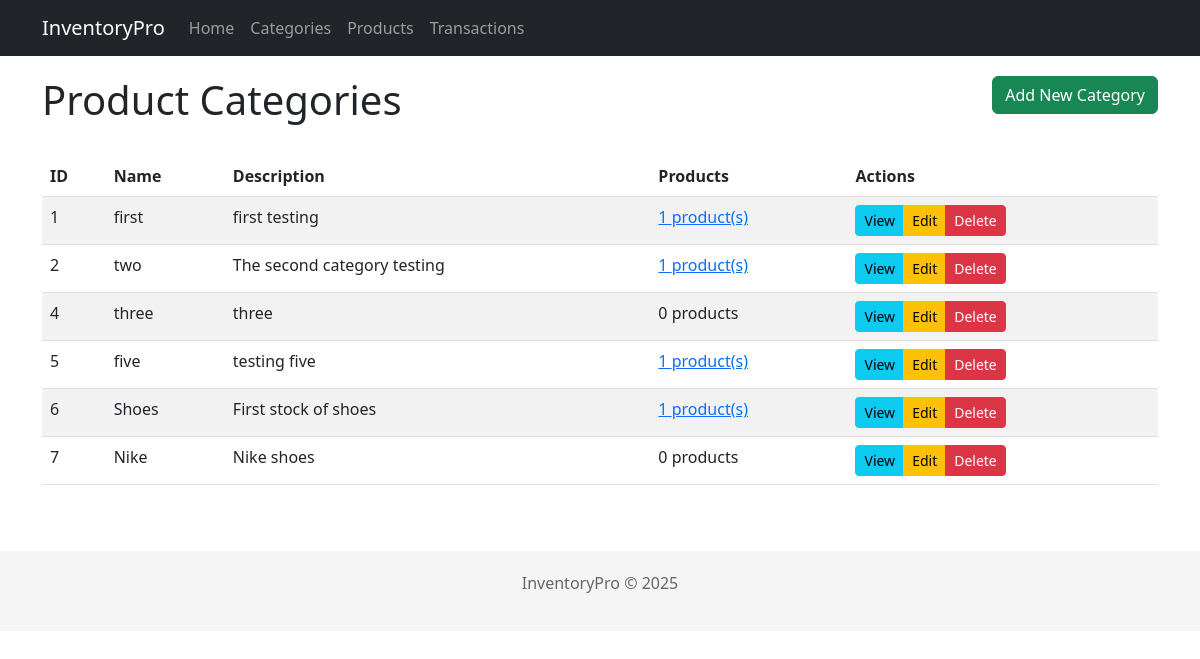
The page /categories on the database its author committed.
### models/category.py (models this page shows, shortened)
class Category(Base):
    __tablename__ = 'categories'
    id = Column(Integer, primary_key=True)
    _name = Column("name", String(50), nullable=False, unique=True)
    _description = Column("description", String(255))
    products = relationship("Product", back_populates="category", cascade="all, delete-orphan")
    @property
    def name(self):
        return self._name
    @name.setter
    def name(self, value):
        if not value or not isinstance(value, str) or len(value.strip()) < 2:
            raise ValueError("Category name must be a string with at least 2 characters")
        self._name = value.strip()
    @property
    def description(self):
        return self._description
    @description.setter
    def description(self, value):
        if value and not isinstance(value, str):
            raise ValueError("Description must be a string")
        self._description = value.strip() if value else value
    @classmethod
    def get_all(cls):
        session = SessionLocal()
        try:
            categories = session.query(cls).options(joinedload(cls.products)).all()
            return categories
        finally:
            session.close()
    def delete(self):
        """Delete the category."""
        session = SessionLocal()
        try:
            session.delete(self)
            session.commit()
            return True
        except SQLAlchemyError as e:
            session.rollback()
            raise e
        finally:
            session.close()

### web/app.py (the view)
@app.route('/categories')
def list_categories():
    categories = Category.get_all()
    return render_template('categories/index.html', categories=categories)

### web/app.py (called while the page is built)
@app.context_processor
def inject_now():
    return {'now': datetime.utcnow()}

### web/templates/categories/index.html (shortened to what this page needs)
{% extends 'base.html' %}
{% block content %}
<div class="row mb-4">
    <div class="col-md-8">
        <h1>Product Categories</h1>
    </div>
    <div class="col-md-4 text-end">
        <a href="{{ url_for('new_category') }}" class="btn btn-success">Add New Category</a>
    </div>
</div>
{% if categories %}
    <div class="table-responsive">
        <table class="table table-striped table-hover">
            <thead>
                <tr>
                    <th>ID</th>
                    <th>Name</th>
                    <th>Description</th>
                    <th>Products</th>
                    <th>Actions</th>
                </tr>
            </thead>
            <tbody>
                {% for category in categories %}
                <tr>
                    <td>{{ category.id }}</td>
                    <td>{{ category.name }}</td>
                    <td>{{ category.description or 'N/A' }}</td>
                    <td>
                        {% if category.products|length > 0 %}
                            <a href="{{ url_for('list_products_by_category', category_id=category.id) }}">
                                {{ category.products|length }} product(s)
                            </a>
                        {% else %}
                            0 products
                        {% endif %}
                    </td>
                    <td>
                        <div class="btn-group btn-group-sm">
                            <a href="{{ url_for('view_category', id=category.id) }}" class="btn btn-info">View</a>
                            <a href="{{ url_for('edit_category', id=category.id) }}" class="btn btn-warning">Edit</a>
                            <button type="button" class="btn btn-danger" data-bs-toggle="modal" data-bs-target="#deleteModal{{ category.id }}">Delete</button>
                        </div>
                    </td>
                </tr>
                {% endfor %}
            </tbody>
        </table>
    </div>
{% else %}
    <div class="alert alert-info">
        No categories found. <a href="{{ url_for('new_category') }}">Create your first category</a>.
    </div>
{% endif %}
{% endblock %}

### rows shown on the page
Category: id "1", name "first", description "first testing", products|length "1"
Category: id "2", name "two", description "The second category testing", products|length "1"
Category: id "4", name "three", description "three", shows "0 products"
Category: id "5", name "five", description "testing five", products|length "1"
Category: id "6", name "Shoes", description "First stock of shoes", products|length "1"
Category: id "7", name "Nike", description "Nike shoes", shows "0 products"
